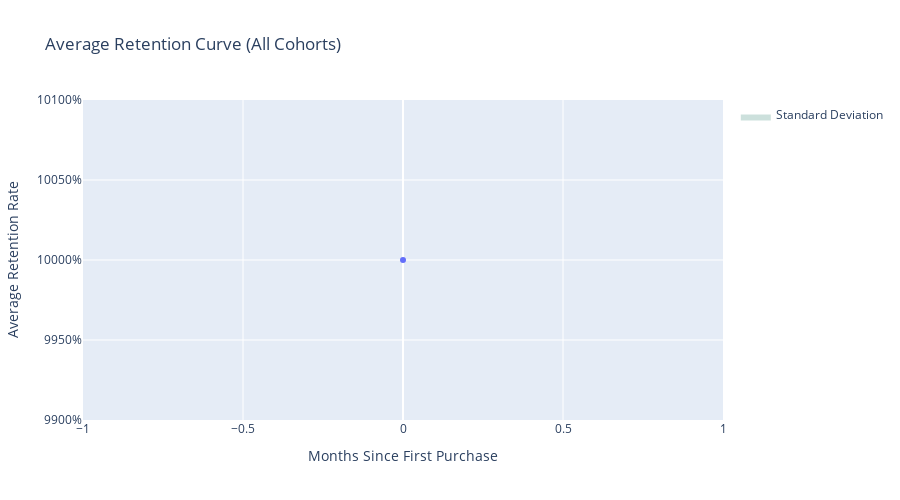

Here is the notebook cell this chart was saved with:
### Markdown cell above
## 6. RETENTION CURVES

### Code cell
if len(df_cohort) > 0:
    avg_retention_curve = df_cohort.groupby('months_since_first_purchase')['retention_rate'].agg(['mean', 'std', 'count']).reset_index()
    avg_retention_curve.columns = ['months_since_first_purchase', 'avg_retention_rate', 'std_retention_rate', 'cohort_count']
    avg_retention_curve = avg_retention_curve[avg_retention_curve['cohort_count'] >= 3]
    
    fig = px.line(
        avg_retention_curve,
        x='months_since_first_purchase',
        y='avg_retention_rate',
        title='Average Retention Curve (All Cohorts)',
        labels={'months_since_first_purchase': 'Months Since First Purchase', 
                'avg_retention_rate': 'Average Retention Rate'},
        markers=True
    )
    
    fig.add_trace(go.Scatter(
        x=pd.concat([avg_retention_curve['months_since_first_purchase'], 
                     avg_retention_curve['months_since_first_purchase'][::-1]]),
        y=pd.concat([avg_retention_curve['avg_retention_rate'] + avg_retention_curve['std_retention_rate'], 
                     (avg_retention_curve['avg_retention_rate'] - avg_retention_curve['std_retention_rate'])[::-1]]),
        fill='toself',
        fillcolor='rgba(0,100,80,0.2)',
        line=dict(color='rgba(255,255,255,0)'),
        name='Standard Deviation'
    ))
    
    fig.update_layout(height=500, yaxis_tickformat='.0%', hovermode='x')
    fig.show()
    
    fig.write_image("presentation/figures/retention_curve_average.png", scale=2)
    print("Saved: presentation/figures/retention_curve_average.png")
    
    df_cohort_m0 = df_cohort[df_cohort['months_since_first_purchase'] == 0]
    
    if len(df_cohort_m0) > 0:
        top_cohorts = df_cohort_m0.sort_values('cohort_month', ascending=False).head(7)['cohort_month'].tolist()
        df_top_cohorts = df_cohort[df_cohort['cohort_month'].isin(top_cohorts)]
        
        fig = px.line(
            df_top_cohorts,
            x='months_since_first_purchase',
            y='retention_rate',
            color='cohort_month',
            title='Retention Curves - Top 7 Recent Cohorts',
            labels={'months_since_first_purchase': 'Months Since First Purchase', 
                    'retention_rate': 'Retention Rate',
                    'cohort_month': 'Cohort'},
            markers=True
        )
        
        fig.update_layout(height=500, yaxis_tickformat='.0%', hovermode='x')
        fig.show()
        
        fig.write_image("presentation/figures/retention_curves_recent.png", scale=2)
        print("Saved: presentation/figures/retention_curves_recent.png")
        
    if len(avg_retention_curve) >= 6:
        m1_data = avg_retention_curve[avg_retention_curve['months_since_first_purchase'] == 1]
        m3_data = avg_retention_curve[avg_retention_curve['months_since_first_purchase'] == 3]
        m6_data = avg_retention_curve[avg_retention_curve['months_since_first_purchase'] == 6]
        
        if len(m1_data) > 0 and len(m3_data) > 0:
            m1_rate = m1_data['avg_retention_rate'].iloc[0]
            m3_rate = m3_data['avg_retention_rate'].iloc[0]
            decay_m1_m3 = ((m3_rate - m1_rate) / m1_rate) * 100 if m1_rate > 0 else 0
            print(f"Retention decay from M1 to M3: {decay_m1_m3:.1f}%")
            
else:
    print("WARNING: Empty DataFrame.")

### Figure 1 — Plotly figure (JSON) as saved in the notebook; plotly's stock layout.template omitted (floating-point values rounded to 4 significant figures)
{"data": [{"hovertemplate": "Months Since First Purchase=%{x}<br>Average Retention Rate=%{y}<extra></extra>", "legendgroup": "", "line": {"color": "#636efa", "dash": "solid"}, "marker": {"symbol": "circle"}, "mode": "lines+markers", "name": "", "orientation": "v", "showlegend": false, "type": "scatter", "x": [0], "xaxis": "x", "y": [100.0], "yaxis": "y"}, {"fill": "toself", "fillcolor": "rgba(0,100,80,0.2)", "line": {"color": "rgba(255,255,255,0)"}, "name": "Standard Deviation", "type": "scatter", "x": [0, 0], "y": [100.0, 100.0]}], "layout": {"height": 500, "hovermode": "x", "legend": {"tracegroupgap": 0}, "title": {"text": "Average Retention Curve (All Cohorts)"}, "xaxis": {"anchor": "y", "domain": [0, 1], "title": {"text": "Months Since First Purchase"}}, "yaxis": {"anchor": "x", "domain": [0, 1], "tickformat": ".0%", "title": {"text": "Average Retention Rate"}}}}
